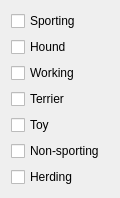
              <widget class="QWidget" name="scrollAreaWidgetContents_10">
               <property name="geometry">
                <rect>
                 <x>0</x>
                 <y>0</y>
                 <width>120</width>
                 <height>163</height>
                </rect>
               </property>
               <layout class="QVBoxLayout" name="verticalLayout_40">
                <item>
                 <widget class="QCheckBox" name="sporting">
                  <property name="text">
                   <string>Sporting</string>
                  </property>
                 </widget>
                </item>
                <item>
                 <widget class="QCheckBox" name="hound">
                  <property name="text">
                   <string>Hound</string>
                  </property>
                 </widget>
                </item>
                <item>
                 <widget class="QCheckBox" name="working">
                  <property name="text">
                   <string>Working</string>
                  </property>
                 </widget>
                </item>
                <item>
                 <widget class="QCheckBox" name="terrier">
                  <property name="text">
                   <string>Terrier</string>
                  </property>
                 </widget>
                </item>
                <item>
                 <widget class="QCheckBox" name="toy">
                  <property name="text">
                   <string>Toy</string>
                  </property>
                 </widget>
                </item>
                <item>
                 <widget class="QCheckBox" name="nonsporting">
                  <property name="text">
                   <string>Non-sporting</string>
                  </property>
                 </widget>
                </item>
                <item>
                 <widget class="QCheckBox" name="herding">
                  <property name="text">
                   <string>Herding</string>
                  </property>
                 </widget>
                </item>
               </layout>
              </widget>
